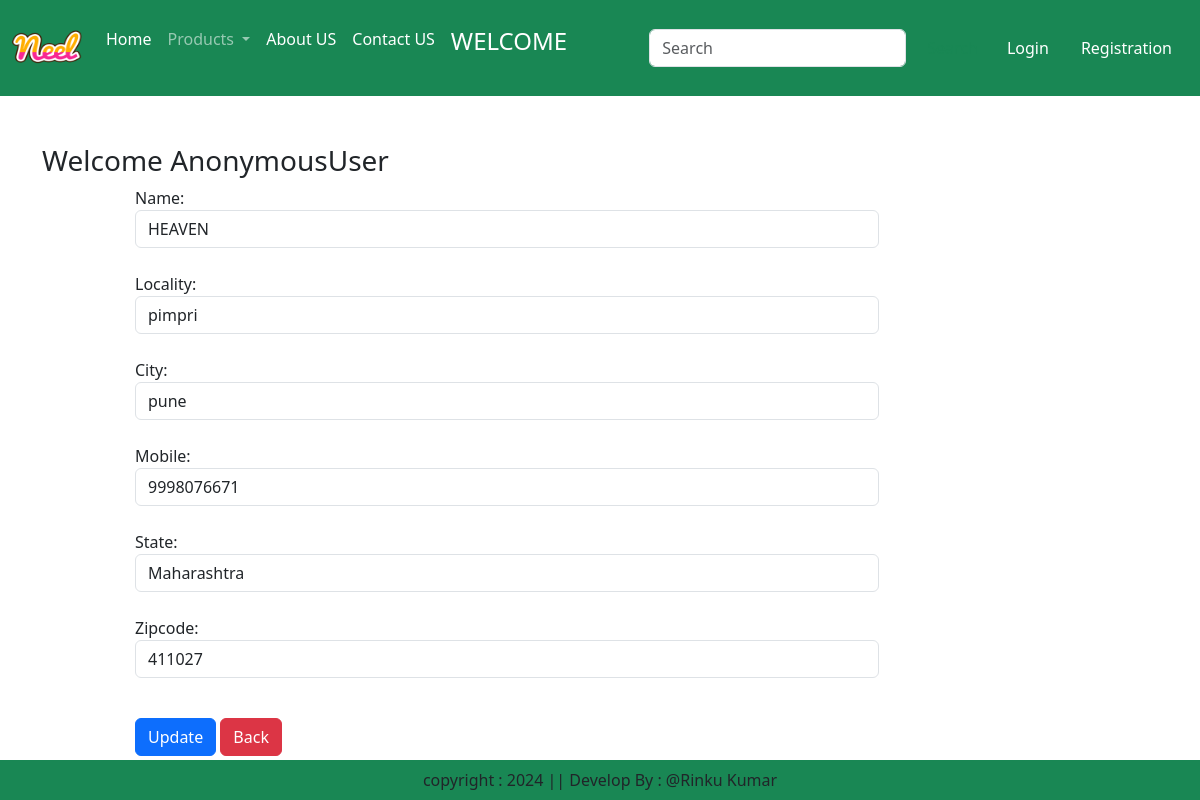
Screenshot of /updateAddress/1 with the database file from the repository.
### myapp/models.py (models this page shows, shortened)
class Customer(models.Model):
    user = models.ForeignKey(User,on_delete=models.CASCADE)
    name = models.CharField(max_length=200)
    locality =  models.CharField(max_length=300)
    city = models.CharField(max_length=100)
    mobile = models.IntegerField(default=0)
    zipcode = models.IntegerField()
    state = models.CharField(choices=STATE_CHOICES,max_length=200)

### myapp/views.py (the view, shortened to what this page needs)
# urls.py: path("updateAddress/<int:pk>", views.updateAddress.as_view(), name='updateAddress'),
class updateAddress(View):
    def get(self,request,pk):
        add= Customer.objects.get(pk=pk)
        form = CustomerProfileForm(instance=add)
        totalitem = 0
        if request.user.is_authenticated:
            totalitem = len(Cart.objects.filter(user=request.user))
        return render(request, "updateAddress.html", locals())

### myapp/forms.py
class CustomerProfileForm(forms.ModelForm):
    class  Meta:
        model = Customer
        fields = ['name', 'locality', 'city', 'mobile', 'state', 'zipcode']
        widgets = {
            'name': forms.TextInput(attrs={'class': 'form-control'}),
            'locality':forms.TextInput(attrs={'class': 'form-control'}),
            'city':forms.TextInput(attrs={'class': 'form-control'}),
            'mobile':forms.NumberInput(attrs={'class': 'form-control'}),
            'state':forms.Select(attrs={'class': 'form-control'}),
            'zipcode':forms.NumberInput(attrs={'class': 'form-control'}),
        }

### templates/updateAddress.html (shortened to what this page needs)
{% extends 'base.html' %}
{% load static %}
{% block main-content %}
<div class="container my-5">
    <div class="row">
        <h3>Welcome<span class="text-capitalize"> {{request.user}}</span></h3>
    </div>
    <div  class="col-sm-8 offset-sm-1">
        <form action="" method="post">
            {% for f in form %}
            {{f.label_tag}} {{f}} <small class="text-danger">{{f.errors|striptags}}</small>
            <br>
         {% endfor %}
        <div class="col-12 mt-3">
            <button type="submit" class="btn btn-primary">Update</button>
            <a href="{% url 'address' %}" type="button" class="btn btn-danger">Back</a>
        </div>
        </form>
    </div>
</div>
{% endblock main-content %}

### rows the page displays
Customer: form "HEAVEN" "pimpri" "pune" "9998076671" "Maharashtra" "411027"

### other values shown
{{ request.user }} "AnonymousUser"
{{ f.label_tag }} "Name:" "Locality:" "City:" "Mobile:" "State:" "Zipcode:"
